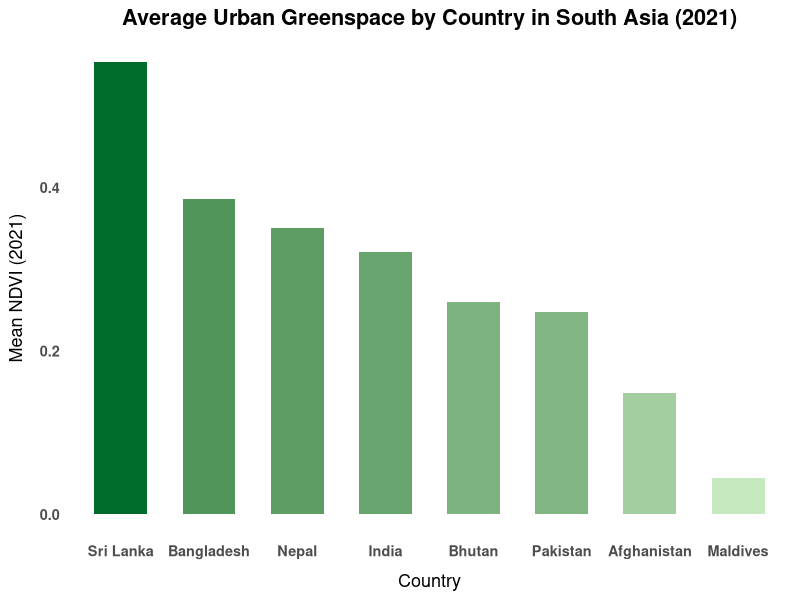
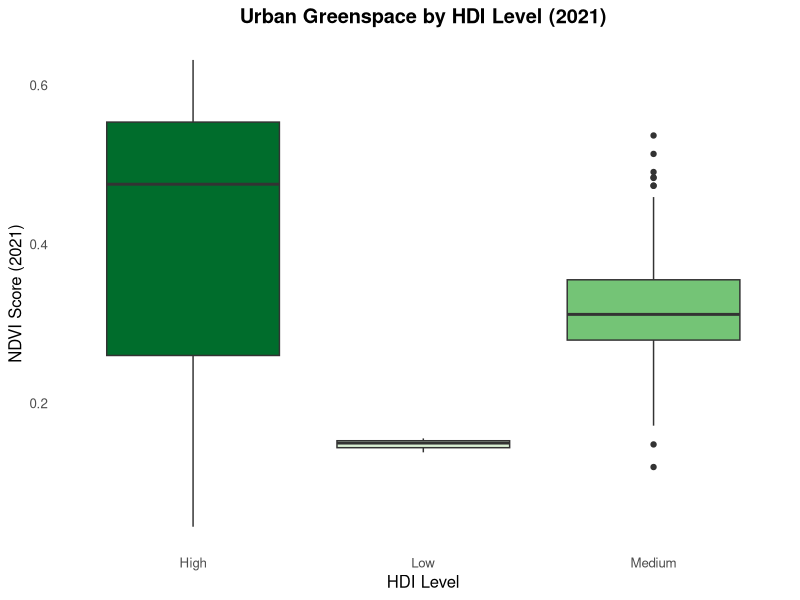

The R source for these figures, in order:
# Load packages
library(tidyverse)

# Read the CSV file
greenspace_data <- read.csv("greenspace_data_share.csv", encoding = "latin1")

# Define South Asian countries
south_asia <- c("Afghanistan", "Bangladesh", "Bhutan", "India", 
                "Maldives", "Nepal", "Pakistan", "Sri Lanka")

# Filter to South Asian countries only
greenspace_sa <- greenspace_data %>%
  filter(Country %in% south_asia)

# Remove rows with missing 2021 NDVI values
greenspace_sa <- greenspace_sa %>%
  filter(!is.na(annual_avg_2021))

# Calculate average NDVI for each country (2021)
country_avg <- greenspace_sa %>%
  group_by(Country) %>%
  summarise(mean_ndvi_2021 = mean(annual_avg_2021, na.rm = TRUE)) %>%
  arrange(desc(mean_ndvi_2021))

# Plot: Average NDVI in 2021 by country
ggplot(country_avg, aes(x = reorder(Country, -mean_ndvi_2021), 
                        y = mean_ndvi_2021, 
                        fill = mean_ndvi_2021)) + 
  geom_bar(stat = "identity", width = 0.6, show.legend = FALSE) +
  labs(
    title = "Average Urban Greenspace by Country in South Asia (2021)",
    x = "Country",
    y = "Mean NDVI (2021)"
  ) +
  scale_fill_gradient(low = "#c7e9c0", high = "#006d2c") +  # Light to dark green
  expand_limits(y = 0) +
  theme_minimal(base_size = 13) +
  theme(
    panel.grid.major = element_blank(),
    panel.grid.minor = element_blank(),
    axis.text = element_text(face = "bold"),
    plot.title = element_text(face = "bold", hjust = 0.5),
    axis.title.y = element_text(margin = margin(r = 10)),
    axis.title.x = element_text(margin = margin(t = 10))
  )

ggplot(greenspace_sa, aes(x = HDI_level, y = annual_avg_2021, fill = HDI_level)) +
  geom_boxplot(show.legend = FALSE) +
  scale_fill_manual(
    values = c(
      "Low" = "#d9f0d3",      # light green
      "Medium" = "#74c476",   # medium green
      "High" = "#006d2c"      # dark green
    )
  ) +
  labs(
    title = "Urban Greenspace by HDI Level (2021)",
    x = "HDI Level",
    y = "NDVI Score (2021)"
  ) +
  theme_minimal(base_size = 12) +
  theme(
    panel.grid.major = element_blank(),
    panel.grid.minor = element_blank(),
    plot.title = element_text(face = "bold", hjust = 0.5)
  )

# Run ANOVA test
anova_result <- aov(annual_avg_2021 ~ HDI_level, data = greenspace_sa)
summary(anova_result)
